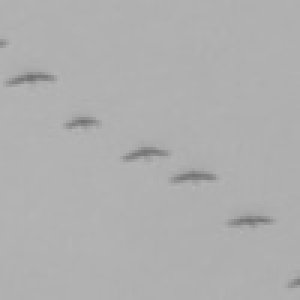
#> input picture lab5/bird_miniatures/E0089_TR0005_OB2257_T01_M13.jpg, 100 x 100 px (shown 3 times larger); its folder holds 3 pictures in this run
$ python zad2.py
#> lines starting #> are read from the running program, lines starting #| are printed output that depends on the picture; after the words box and inside, x2 and y2 are one past the last pixel; in counts of white or black regions, pixels touching at a corner belong together
# W zadaniu użyłem OpenCV. Ptaki na tych miniaturkach to w zasadzie tylko czarne plamy, więc problem to po prostu odcięcie tła (progowanie).

# Zamiast szukać jednego uniwersalnego filtru, napisałem algorytm adaptacyjny.
# Kod oblicza medianę jasności dla każdego zdjęcia, a następnie dynamicznie ustawia próg odcięcia o 10 tonów ciemniejszy od nieba.
# Algorytm pomylił się tylko 6 razy na całym zbiorze danych. Te pomyłki wynikają z faktu, że silne artefakty kompresji JPEG
# potrafią zbić się w ciemne piksele, które dla komputera wyglądają identycznie jak ptak. Przy tak trudnych danych to i tak dobry wynik.

import cv2
import numpy as np
from pathlib import Path


def count_birds(image_path):
    # Load image directly in grayscale.
    img = cv2.imread(str(image_path), cv2.IMREAD_GRAYSCALE)
#> img is the input picture: shape (100, 100); min 112, max 181, mean 175.2
    if img is None:
        return 0

    # dynamic threshold calculation.
    # We find the median (sky) and set the cutoff 10 shades darker.
    thresh_val = max(np.median(img) - 10, 0)
#> thresh_val = 166

    # Apply mask to separate birds from the background.
    _, mask = cv2.threshold(img, thresh_val, 255, cv2.THRESH_BINARY_INV)
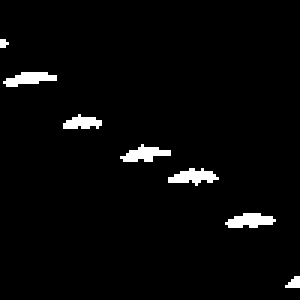
#> mask: shape (100, 100) (shown 3 times larger); 2.9% white; 7 white regions (2 under 20 px)

    # Find contours and count them efficiently.
    # Using a generator expression 'sum(1 for c...)' replaces a multi-line loop.
    contours, _ = cv2.findContours(mask, cv2.RETR_EXTERNAL, cv2.CHAIN_APPROX_SIMPLE)
#> contours = 7 contours, 2 with area under 20; largest, box (x1, y1, x2, y2) and area: (75, 71, 92, 76) 42, (56, 56, 73, 62) 40, (40, 48, 57, 54) 38, (1, 24, 19, 29) 38, (21, 38, 34, 43) 29
    return sum(1 for c in contours if cv2.contourArea(c) > 0)


def process_folder(folder_name):
    # Using modern 'pathlib' instead of os/glob for cleaner code.
    folder = Path(folder_name)

    print(f"{'Filename':<35} | {'Bird Count'}")
    print("-" * 50)

    images = sorted(
        (f for f in folder.iterdir() if f.is_file() and f.suffix.lower() == ".jpg"),
        key=lambda p: p.name.lower(),
    )

    for path in images:
        print(f"{path.name:<35} | {count_birds(path)}")
#> pass 2 of the loop in process_folder, `for path in images:`:
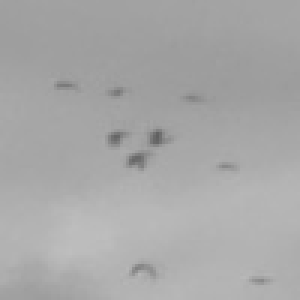
#> input picture lab5/bird_miniatures/E0418_TR0000_OB1797_T01_M04.jpg, 100 x 100 px (shown 3 times larger)
#> in count_birds, img is the input picture: shape (100, 100); min 96, max 190, mean 167.9
#> thresh_val = 156
#> in count_birds (call 2), `_, mask = cv2.threshold(img, thresh_val, 255, cv2.THRESH_BINARY_INV)`:
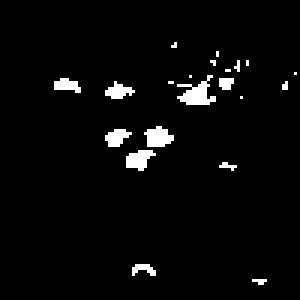
#> mask: shape (100, 100) (shown 3 times larger); 3.4% white; 21 white regions (14 under 20 px)
#> contours = 21 contours, 16 with area under 20; largest, box (x1, y1, x2, y2) and area: (59, 25, 72, 35) 42, (48, 42, 58, 49) 36, (42, 50, 52, 57) 32, (35, 43, 44, 49) 24, (35, 27, 45, 33) 23
#> pass 3 of the loop in process_folder, `for path in images:`:
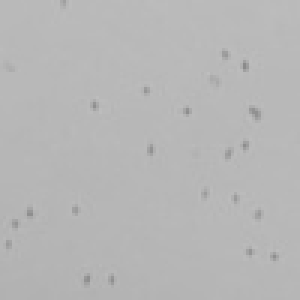
#> input picture lab5/bird_miniatures/E0453_TR0001_OB0564_T01_M02.jpg, 100 x 100 px (shown 3 times larger)
#> in count_birds, img is the input picture: shape (100, 100); min 138, max 190, mean 182.7
#> thresh_val = 173
#> in count_birds (call 3), `_, mask = cv2.threshold(img, thresh_val, 255, cv2.THRESH_BINARY_INV)`:
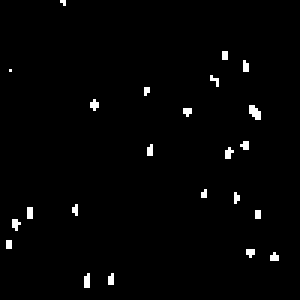
#> mask: shape (100, 100) (shown 3 times larger); 1.5% white in thin lines or dots, all inside (x1, y1, x2, y2) = (2, 0, 93, 96)
#> contours = 23 contours, all with area under 20


if __name__ == "__main__":
    process_folder("bird_miniatures")
